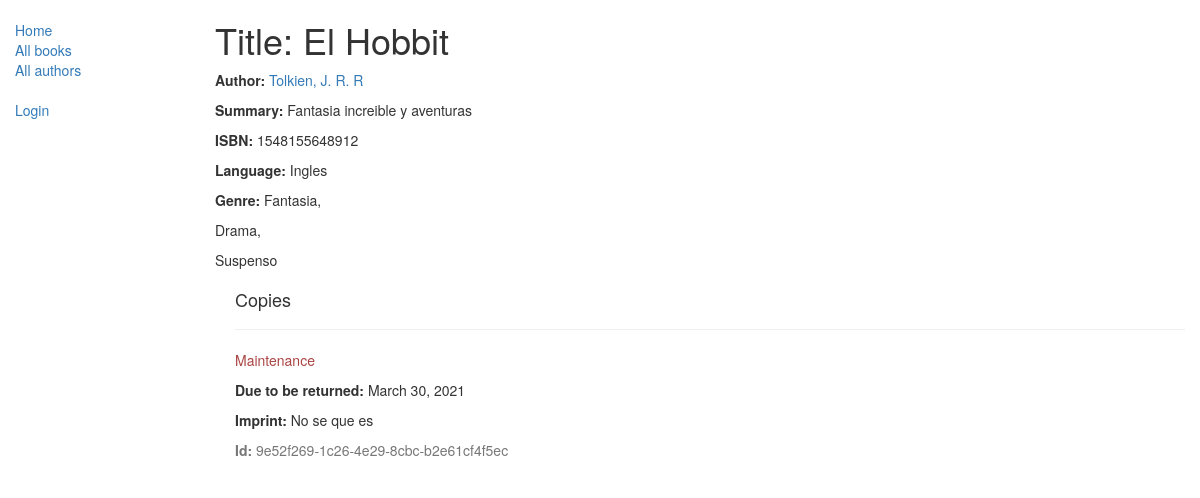
Page /catalog/book/3 on the earlier database version.
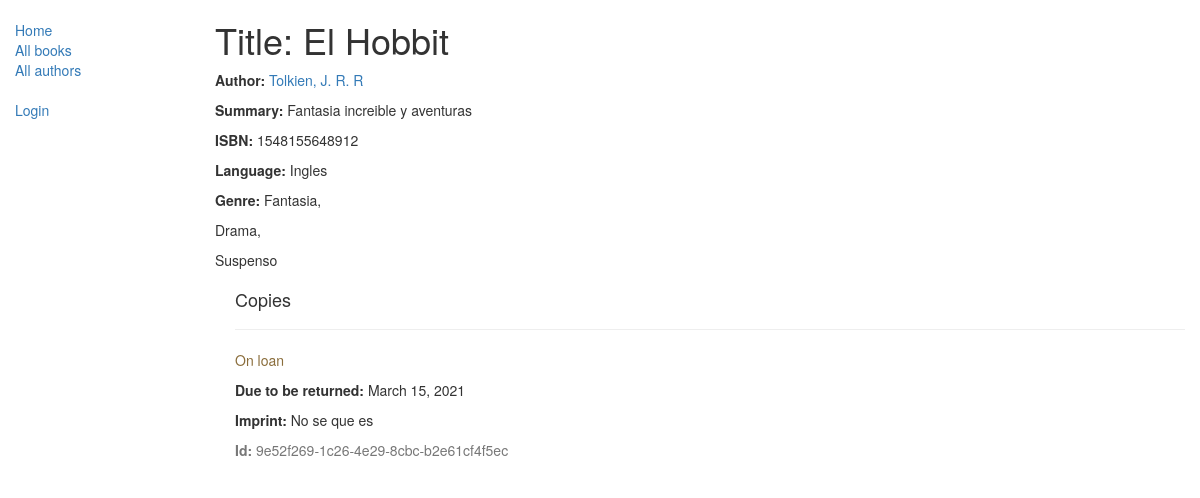
Same page on the later database version.
### catalog/models.py (models this page shows, shortened)
class BookInstance(models.Model):
    id = models.UUIDField(primary_key=True, default=uuid.uuid4,
                          help_text="ID único para este libro particular en toda la biblioteca")
    book = models.ForeignKey('Book', on_delete=models.SET_NULL, null=True)
    imprint = models.CharField(max_length=200)
    due_back = models.DateField(null=True, blank=True)
    borrower = models.ForeignKey(
        User, on_delete=models.SET_NULL, null=True, blank=True)
    LOAN_STATUS = (
        ('m', 'Maintenance'),
        ('o', 'On loan'),
        ('a', 'Available'),
        ('r', 'Reserved'),
    )
    status = models.CharField(max_length=1, choices=LOAN_STATUS,
                              blank=True, default='m', help_text='Disponibilidad del libro')
    class Meta:
        ordering = ["due_back"]
        permissions = (("can_mark_returned", "Set book as returned"),)

### catalog/views.py (the view)
# urls.py: url(r'^book/(?P<pk>\d+)$', views.BookDetailView.as_view(), name='book-detail'),
class BookDetailView(generic.DetailView):
    model = Book

### catalog/models.py (called while the page is built)
    def __str__(self):
        return self.name

    def __str__(self):
        return '%s, %s' % (self.last_name, self.first_name)

    def __str__(self):
        return self.name

### catalog/templates/catalog/book_detail.html
{% extends "base_generic.html" %}
{% block content %}
<h1>Title: {{ book.title }}</h1>
<p><strong>Author:</strong> <a href="{% url 'author-detail' book.author.pk %}">{{ book.author }}</a></p>
<p><strong>Summary:</strong> {{ book.summary }}</p>
<p><strong>ISBN:</strong> {{ book.isbn }}</p>
<p><strong>Language:</strong> {{ book.language }}</p>
<p><strong>Genre:</strong> {% for genre in book.genre.all %} {{ genre }}{% if not forloop.last %}, {% endif %}
</p>
{% endfor%}
<div style="margin-left:20px;margin-top:20px">
    <h4>Copies</h4>
    {% for copy in book.bookinstance_set.all %}
    <hr>
    <p
        class="{% if copy.status == 'a' %}text-success{% elif copy.status == 'm' %}text-danger{% else %}text-warning{% endif %}">
        {{ copy.get_status_display }}</p>
    {% if copy.status != 'a' %}<p><strong>Due to be returned:</strong> {{copy.due_back}}</p>{% endif %}
    <p><strong>Imprint:</strong> {{copy.imprint}}</p>
    <p class="text-muted"><strong>Id:</strong> {{copy.id}}</p>
    {% endfor %}
</div>
{% endblock %}

Differences in the rows shown:
changed BookInstance "No se que es": status "Maintenance" → "On loan"; due_back "March 30, 2021" → "March 15, 2021"
